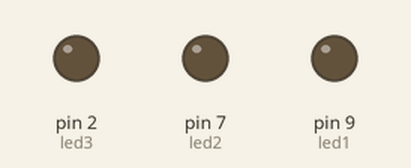
Recording of a sketch running on a simulated Arduino Uno, built with avr-gcc and run on an emulated ATmega328P. Parts: output pins drawn as LEDs (lit = HIGH).

Above: at 0.05 s.
At 1.55 s:
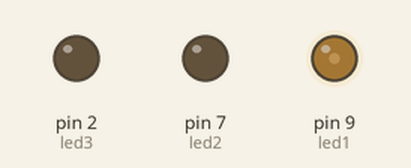
At 3.1 s:
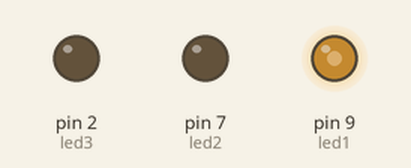
At 3.45 s:
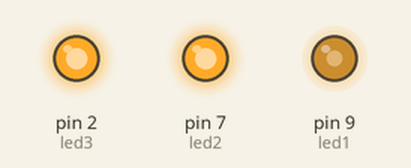
At 4.65 s:
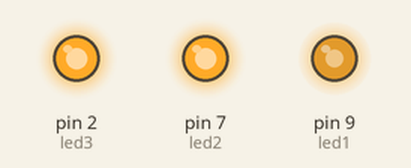
At 6.2 s:
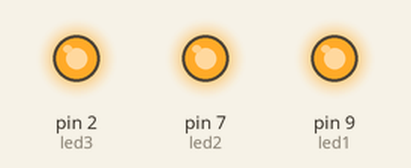
Timing chart, 0 to 8.1 s (numbered marks = the images above):
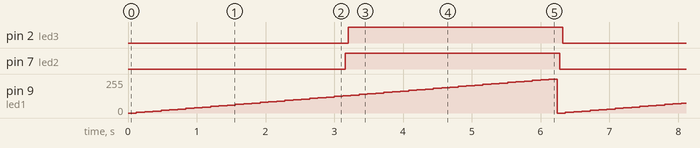

The sketch:

analog_read_and_write__2022_07_10_07_51_22_UTC_.ino
```cpp
int led1=9;
int led2=7;
int led3=2;


void setup() {
  // put your setup code here, to run once:

}

void loop() {
  // put your main code here, to run repeatedly:
  for(int fadeValue=0;fadeValue<=255;fadeValue+=5){
    analogWrite(led1,fadeValue);
    delay(40);
    analogWrite(led2,fadeValue);
    delay(40);
    analogWrite(led3,fadeValue);
    delay(40);
  }

  for(int fadeValue=255;fadeValue<=0;fadeValue-=5){
    analogWrite(led1,fadeValue);
    delay(40);
    analogWrite(led2,fadeValue);
    delay(40);
    analogWrite(led3,fadeValue);
    delay(40);
  }


}
```

Measured:
- by itself, pin 2 (led3), pin 7 (led2): alternates HIGH for 3.1 s and LOW for 3.1 s
- by itself, pin 9 (led1): ramps from 0/255 to 255/255 and jumps back, once every 6.2 s
